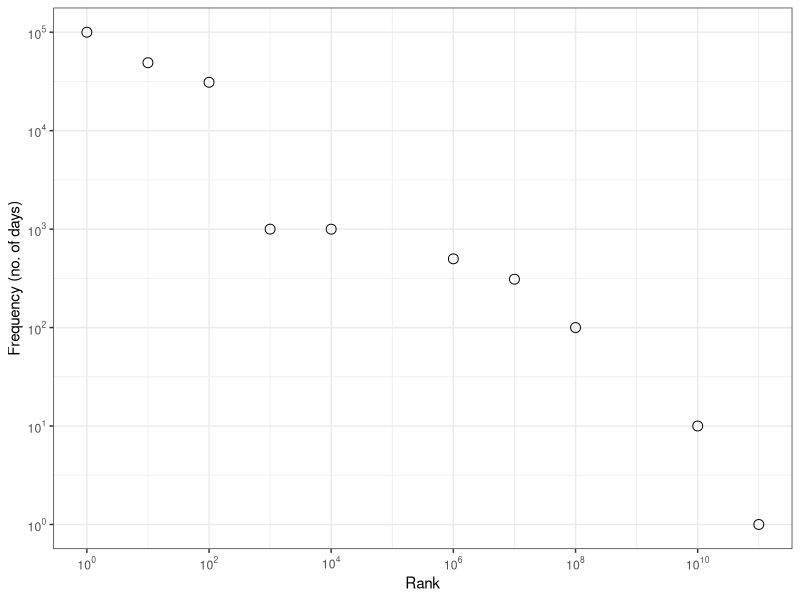

Here is the R script that generated this plot:
library(ggplot2)
#Exemplo de configuração do diretório no qual o arquivo está
#setwd("C:\\Users\\lesandrop\\Documents\\GitHub\\rstatisticsExamples\\codes")
setwd("C:\\Users\\lesandrop\\Desktop")
df_activity <- read.table("activity.data", header = TRUE, sep=",")

df_activity

pl <- ggplot(df_activity,aes(x = Rank, y=Frequency)) +
  scale_x_log10(breaks = scales::trans_breaks("log10", function(x) 10^x), labels = scales::trans_format("log10", scales::math_format(10^.x))) +
  scale_y_log10(breaks = scales::trans_breaks("log10", function(x) 10^x), labels = scales::trans_format("log10", scales::math_format(10^.x))) +
  theme_bw(base_size = 11) + geom_point(shape=1,size=3) + ylab("Frequency (no. of days)")

print(pl)